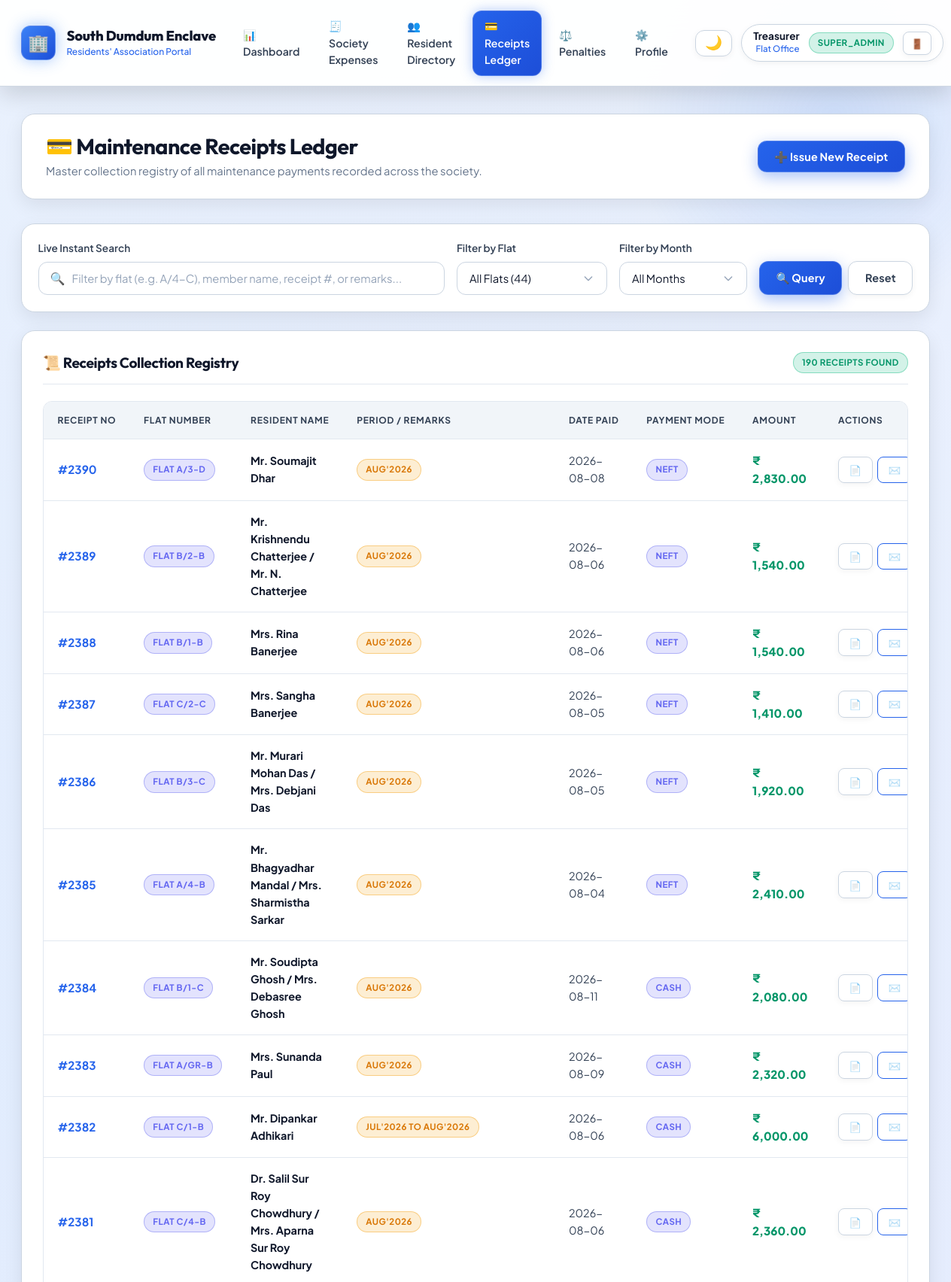
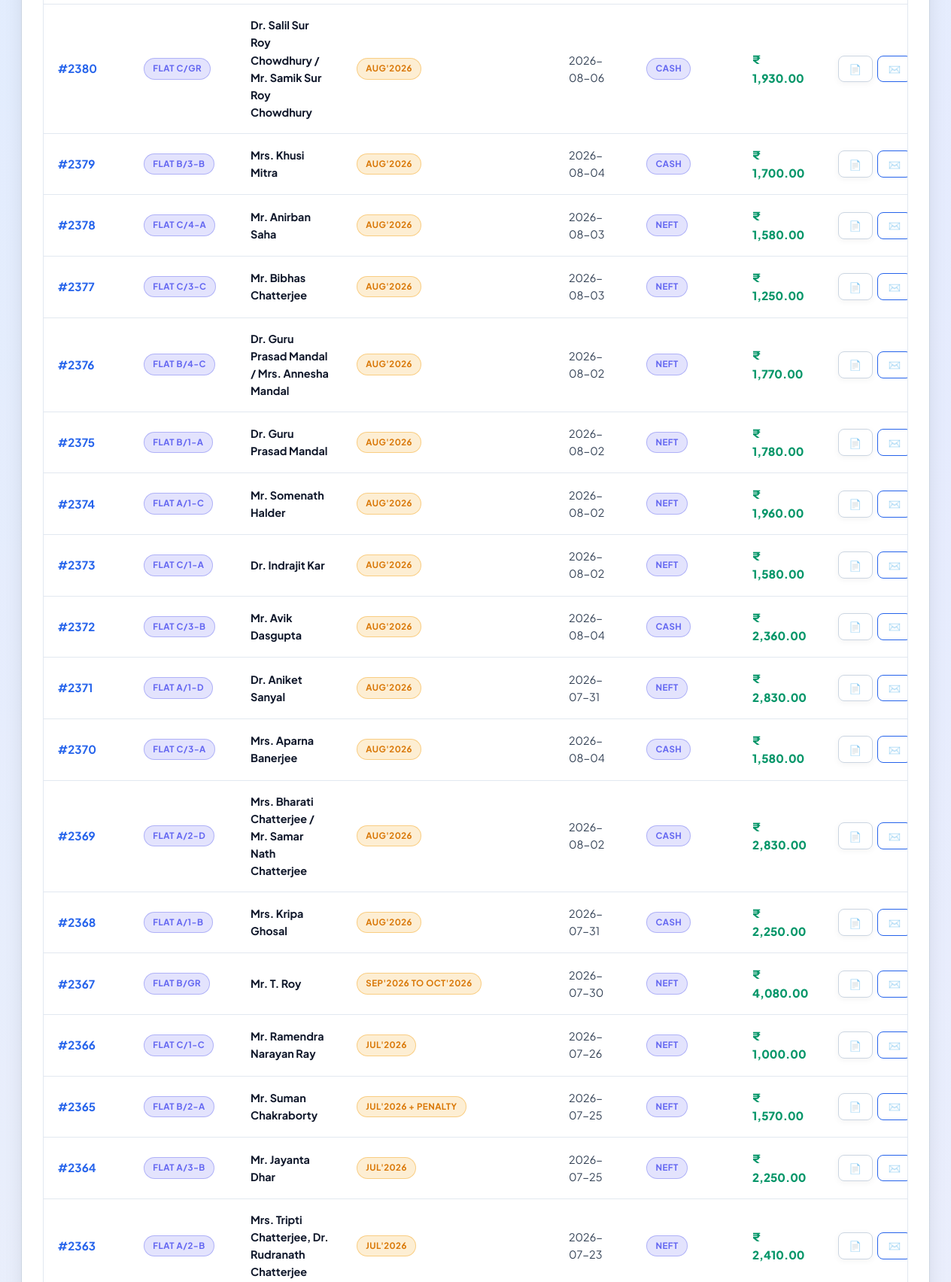
Screenshot of /admin/receipts (signed in, upper part) with the database file from the repository (2 pictures, top to bottom).
### tables this page shows
CREATE TABLE tbl_receipts (
    receipt_no INTEGER PRIMARY KEY,
    flat_no TEXT,
    member_name TEXT,
    amount REAL,
    pymnt_mode TEXT,
    subscription_type TEXT,
    remarks TEXT,
    payment_date TEXT,
    receipt_date TEXT,
    coverage_start TEXT,
    coverage_end TEXT
);

### app.py (the view)
@app.route('/admin/receipts')
@roles_required('super_admin', 'billing_admin', 'president', 'secretary', 'treasurer', 'caretaker')
def admin_receipts():
    flat_filter = request.args.get('flat', '').strip()
    month_filter = request.args.get('month', '').strip()
    search_q = request.args.get('q', '').strip()
    query = "SELECT * FROM tbl_receipts WHERE 1=1"
    params = []
    if flat_filter:
        query += " AND flat_no = %s"
        params.append(flat_filter)
    if month_filter:
        query += " AND remarks LIKE %s"
        params.append(f"%{month_filter}%")
    if search_q:
        query += " AND (flat_no LIKE %s OR member_name LIKE %s OR remarks LIKE %s OR receipt_no = %s)"
        params.extend([f"%{search_q}%", f"%{search_q}%", f"%{search_q}%", search_q if search_q.isdigit() else 0])
    query += " ORDER BY receipt_no DESC"
    receipts = query_db(query, params)
    all_flats = query_db("SELECT flat_no, member_name FROM tbl_membership ORDER BY flat_no")
    return render_template(
        'admin_receipts.html',
        receipts=receipts,
        all_flats=all_flats,
        flat_filter=flat_filter,
        month_filter=month_filter,
        search_q=search_q
    )

### app.py (called while the page is built)
@app.after_request
def set_response_headers(response):
    if request.path.startswith('/static/'):
        response.headers['Cache-Control'] = 'public, max-age=0, must-revalidate'
    return response

@app.context_processor
def inject_globals():
    user = session.get('user')
    if not isinstance(user, dict):
        user = None
    is_admin = bool(user and (user.get('role') in ADMIN_ROLES or user.get('is_admin', False)))
    is_exec = bool(user and (user.get('role') in EXECUTIVE_ROLES or user.get('is_admin', False)))
    return {
        'config': Config,
        'now': datetime.now(),
        'current_user': user,
        'is_admin': is_admin,
        'is_executive': is_exec,
        'asset_version': '2.1.2'
    }

def roles_required(*allowed_roles):
    def decorator(f):
        @wraps(f)
        def decorated_function(*args, **kwargs):
            user = session.get('user')
            if not user or not isinstance(user, dict):
                session.pop('user', None)
                flash('Please log in to continue.', 'warning')
                return redirect(url_for('login', next=request.url))
            user_role = user.get('role', 'MEMBER')
            is_admin = user.get('is_admin', False)
            if user_role not in allowed_roles and not is_admin:
                flash('Access Denied: You do not have permission to view this resource.', 'danger')
                return redirect(url_for('dashboard'))
            return f(*args, **kwargs)
        return decorated_function
    return decorator

### database.py (called while the page is built, shortened)
def get_sqlite_connection():
    db_path = Config.SQLITE_PATH
    conn = sqlite3.connect(db_path)
    conn.row_factory = sqlite3.Row
    conn.create_function('DATE_FORMAT', 2, sqlite_date_format)
    return conn

def determine_engine():
    global _ENGINE_MODE
    if _ENGINE_MODE is not None:
        return _ENGINE_MODE

def query_db(query, params=None, one=False):
    engine = determine_engine()
    if engine == 'sqlite':
        sqlite_query = re.sub(r'%s', '?', query)
        conn = get_sqlite_connection()
        try:
            cur = conn.cursor()
            if params:
                cur.execute(sqlite_query, params)
            else:
                cur.execute(sqlite_query)
            if one:
                row = cur.fetchone()
                return dict(row) if row else None
            return [dict(r) for r in cur.fetchall()]
        finally:
            conn.close()

### templates/admin_receipts.html (shortened to what this page needs)
{% extends 'base.html' %}
{% block content %}
<div class="page-header">
    <div class="page-header-title">
        <h2>💳 Maintenance Receipts Ledger</h2>
        <p>Master collection registry of all maintenance payments recorded across the society.</p>
    </div>
    <div class="page-header-actions">
        <button type="button" class="btn btn-primary" onclick="openModal('createReceiptModal')">
            ➕ Issue New Receipt
        </button>
    </div>
</div>
<div class="card" style="margin-bottom: 1.5rem; padding: 1.35rem;">
    <form method="GET" action="{{ url_for('admin_receipts') }}" style="display: flex; gap: 1rem; align-items: flex-end; flex-wrap: wrap;">
        <div style="flex: 1; min-width: 220px;">
            <label class="form-label" for="liveReceiptSearch">Live Instant Search</label>
            <div class="live-search-box">
                <span class="search-icon">🔍</span>
                <input type="text" id="liveReceiptSearch" name="q" value="{{ search_q or '' }}" class="form-control" placeholder="Filter by flat (e.g. A/4-C), member name, receipt #, or remarks..." data-live-search="#adminReceiptsTable" data-search-counter="#rcptCountBadge" data-clear-btn="clearRcptSearch">
            </div>
        </div>
        <div style="width: 200px;">
            <label class="form-label" for="flat">Filter by Flat</label>
            <select id="flat" name="flat" class="form-select">
                <option value="">All Flats (44)</option>
            </select>
        </div>
        <div style="width: 170px;">
            <label class="form-label" for="month">Filter by Month</label>
            <select id="month" name="month" class="form-select">
                <option value="">All Months</option>
            </select>
        </div>
        <div style="display: flex; gap: 0.5rem;">
            <button type="submit" class="btn btn-primary">🔍 Query</button>
            <a href="{{ url_for('admin_receipts') }}" class="btn btn-secondary">Reset</a>
        </div>
    </form>
</div>
<div class="card">
    <div class="card-header">
        <h3 class="card-title">📜 Receipts Collection Registry</h3>
        <span id="rcptCountBadge" class="badge badge-success">{{ receipts|length }} Receipts Found</span>
    </div>
    <div class="table-container">
        <table class="custom-table" id="adminReceiptsTable">
            <thead>
                <tr>
                    <th>Receipt No</th>
                    <th>Flat Number</th>
                    <th>Resident Name</th>
                    <th>Period / Remarks</th>
                    <th>Date Paid</th>
                    <th>Payment Mode</th>
                    <th>Amount</th>
                    <th>Actions</th>
                </tr>
            </thead>
            <tbody>
                {% for r in receipts %}
                <tr>
                    <td>
                        <strong class="text-highlight-blue" style="font-size: 0.95rem;">#{{ r.receipt_no }}</strong>
                    </td>
                    <td>
                        <span class="badge badge-info">Flat {{ r.flat_no }}</span>
                    </td>
                    <td>
                        <strong class="text-main">{{ r.member_name }}</strong>
                    </td>
                    <td>
                        <span class="badge badge-warning">{{ r.remarks or 'Monthly' }}</span>
                    </td>
                    <td class="text-secondary">{{ r.payment_date or r.receipt_date }}</td>
                    <td>
                        <span class="badge badge-info">{{ r.pymnt_mode }}</span>
                    </td>
                    <td>
                        <strong class="text-amount-success" style="font-size: 0.95rem;">₹ {{ "{:,.2f}".format(r.amount) }}</strong>
                    </td>
                    <td>
                        <div style="display: flex; gap: 0.4rem;">
                            <a href="{{ url_for('view_receipt', receipt_no=r.receipt_no) }}" class="btn btn-sm btn-secondary" title="View & Print Official Receipt">
                                📄
                            </a>
                            <button type="button" class="btn btn-sm btn-outline-primary" onclick="emailReceiptAjax({{ r.receipt_no }}, this)" title="Email Receipt to Resident">
                                ✉️
                            </button>
                        </div>
                    </td>
                </tr>
                {% else %}
                <tr>
                    <td colspan="8" style="text-align: center; color: var(--text-muted); padding: 2.5rem;">
                        No receipts match your search or filter criteria.
                    </td>
                </tr>
                {% endfor %}
            </tbody>
        </table>
    </div>
</div>
{% endblock %}

### templates/base.html (shortened to what this page needs)
<!DOCTYPE html>
<html lang="en">
<head>
    <link rel="stylesheet" href="{{ url_for('static', filename='css/style.css') }}?v=20260820_v7">
</head>
<body>
    <header class="navbar">
        <div class="navbar-container">
            <a href="{{ url_for('dashboard') if current_user else url_for('login') }}" class="brand-wrapper">
                <div class="brand-logo-badge">🏢</div>
                <div class="brand-info">
                    <h1>South Dumdum Enclave</h1>
                    <p>Residents' Association Portal</p>
                </div>
            </a>
            {% if current_user %}
            <nav class="navbar-nav-desktop">
                <ul class="nav-menu">
                    <li><a href="{{ url_for('dashboard') }}" class="nav-link {% if request.endpoint == 'dashboard' %}active{% endif %}">📊 Dashboard</a></li>
                    <li><a href="{{ url_for('expenses_list') }}" class="nav-link {% if request.endpoint == 'expenses_list' %}active{% endif %}">🧾 Society Expenses</a></li>
                    {% if is_admin %}
                    <li><a href="{{ url_for('admin_members') }}" class="nav-link {% if request.endpoint == 'admin_members' %}active{% endif %}">👥 Resident Directory</a></li>
                    <li><a href="{{ url_for('admin_receipts') }}" class="nav-link {% if request.endpoint == 'admin_receipts' %}active{% endif %}">💳 Receipts Ledger</a></li>
                    <li><a href="{{ url_for('admin_penalties') }}" class="nav-link {% if request.endpoint == 'admin_penalties' %}active{% endif %}">⚖️ Penalties</a></li>
                    {% endif %}
                    <li><a href="{{ url_for('profile') }}" class="nav-link {% if request.endpoint == 'profile' %}active{% endif %}">⚙️ Profile</a></li>
                </ul>
            </nav>
            <div class="navbar-right">
                <button type="button" class="theme-toggle-btn" onclick="toggleSiteTheme(event)" aria-label="Toggle Light/Dark Theme" title="Toggle Theme">
                    <span class="theme-toggle-icon">☀️</span>
                </button>
                <div class="user-nav-badge navbar-nav-desktop">
                    <div class="user-nav-details">
                        <span class="user-name">{{ current_user.name }}</span>
                        <span class="user-sub">Flat {{ current_user.flat_no }}</span>
                    </div>
                    <span class="badge badge-{{ current_user.role|lower }}">{{ current_user.role }}</span>
                    <a href="{{ url_for('logout') }}" class="btn btn-sm btn-secondary" style="padding: 0.25rem 0.6rem;" title="Sign Out">🚪</a>
                </div>
            </div>
            {% endif %}
        </div>
    </header>
    <main class="main-wrapper">
        {% block content %}{% endblock %}
    </main>
</body>
</html>

### templates/base.html (style rules this page uses)
:root, [data-theme="dark"], html[data-theme="dark"], body[data-theme="dark"] { --font-heading: 'Outfit', -apple-system, BlinkMacSystemFont, 'Segoe UI', Roboto, sans-serif; --font-body: 'Plus Jakarta Sans', -apple-system, BlinkMacSystemFont, 'Segoe UI', Roboto, sans-serif; --primary-50: #eff6ff; --primary-100: #dbeafe; --primary-200: #bfdbfe; --primary-300: #93c5fd; --primary-400: #60a5fa; --primary-500: #3b82f6; --primary-600: #2563eb; --primary-700: #1d4ed8; --primary-800: #1e40af; --primary-900: #1e3a8a; --primary-950: #0f172a; --emerald-500: #10b981; --emerald-600: #059669; --emerald-700: #047857; --amber-500: #f59e0b; --amber-600: #d97706; --amber-700: #b45309; --rose-500: #f43f5e; --rose-600: #e11d48; --rose-700: #be123c; --slate-50: #f8fafc; --slate-100: #f1f5f9; --slate-200: #e2e8f0; --slate-300: #cbd5e1; --slate-400: #94a3b8; --slate-500: #64748b; --slate-600: #475569; --slate-700: #334155; --slate-800: #1e293b; --slate-900: #0f172a; --slate-950: #020617; --radius-sm: 8px; --radius-md: 12px; --radius-lg: 18px; --radius-xl: 26px; --radius-pill: 9999px; --theme-mode: 'dark'; --text-main: #ffffff; --text-secondary: #cbd5e1; --text-muted: #94a3b8; --text-heading: #ffffff; --bg-body: #070b14; --bg-gradient: radial-gradient(circle at 15% 15%, rgba(30, 58, 138, 0.35) 0%, transparent 45%), radial-gradient(circle at 85% 25%, rgba(126, 34, 206, 0.25) 0%, transparent 45%), radial-gradient(circle at 50% 85%, rgba(15, 23, 42, 0.9) 0%, transparent 60%), linear-gradient(180deg, #070b14 0%, #0b1329 50%, #030712 100%); --navbar-bg: rgba(10, 16, 31, 0.88); --navbar-border: rgba(255, 255, 255, 0.1); --surface-card: rgba(15, 23, 42, 0.82); --surface-card-hover: rgba(22, 33, 58, 0.9); --surface-border: rgba(255, 255, 255, 0.1); --surface-border-hover: rgba(59, 130, 246, 0.45); --table-th-bg: rgba(30, 41, 59, 0.88); --table-th-color: #cbd5e1; --table-td-color: #e2e8f0; --table-td-border: rgba(255, 255, 255, 0.06); --form-bg: rgba(15, 23, 42, 0.85); --form-border: rgba(255, 255, 255, 0.15); --form-text: #ffffff; }
:root[data-theme="light"], html[data-theme="light"], body[data-theme="light"], [data-theme="light"] { --theme-mode: 'light'; --text-main: #0f172a; --text-secondary: #334155; --text-muted: #64748b; --text-heading: #0f172a; --bg-body: #f8fafc; --bg-gradient: radial-gradient(circle at 15% 15%, rgba(219, 234, 254, 0.75) 0%, transparent 45%), radial-gradient(circle at 85% 25%, rgba(237, 233, 254, 0.75) 0%, transparent 45%), linear-gradient(180deg, #f8fafc 0%, #edf2f7 50%, #e2e8f0 100%); --navbar-bg: rgba(255, 255, 255, 0.94); --navbar-border: rgba(203, 213, 225, 0.9); --surface-card: #ffffff; --surface-card-hover: #ffffff; --surface-border: #cbd5e1; --surface-border-hover: #2563eb; --table-th-bg: #f1f5f9; --table-th-color: #334155; --table-td-color: #0f172a; --table-td-border: #e2e8f0; --form-bg: #ffffff; --form-border: #cbd5e1; --form-text: #0f172a; }

### rows the page displays
tbl_receipts: receipt_no "2390", flat_no "A/3-D", member_name "Mr. Soumajit Dhar", remarks "AUG'2026", payment_date "2026-08-08", pymnt_mode "NEFT", amount "2,830.00"
tbl_receipts: receipt_no "2389", flat_no "B/2-B", member_name "Mr. Krishnendu Chatterjee / Mr. N. Chatterjee", remarks "AUG'2026", payment_date "2026-08-06", pymnt_mode "NEFT", amount "1,540.00"
tbl_receipts: receipt_no "2388", flat_no "B/1-B", member_name "Mrs. Rina Banerjee", remarks "AUG'2026", payment_date "2026-08-06", pymnt_mode "NEFT", amount "1,540.00"
tbl_receipts: receipt_no "2387", flat_no "C/2-C", member_name "Mrs. Sangha Banerjee", remarks "AUG'2026", payment_date "2026-08-05", pymnt_mode "NEFT", amount "1,410.00"
tbl_receipts: receipt_no "2386", flat_no "B/3-C", member_name "Mr. Murari Mohan Das / Mrs. Debjani Das", remarks "AUG'2026", payment_date "2026-08-05", pymnt_mode "NEFT", amount "1,920.00"
tbl_receipts: receipt_no "2385", flat_no "A/4-B", member_name "Mr. Bhagyadhar Mandal / Mrs. Sharmistha Sarkar", remarks "AUG'2026", payment_date "2026-08-04", pymnt_mode "NEFT", amount "2,410.00"
tbl_receipts: receipt_no "2384", flat_no "B/1-C", member_name "Mr. Soudipta Ghosh / Mrs. Debasree Ghosh", remarks "AUG'2026", payment_date "2026-08-11", pymnt_mode "CASH", amount "2,080.00"
tbl_receipts: receipt_no "2383", flat_no "A/GR-B", member_name "Mrs. Sunanda Paul", remarks "AUG'2026", payment_date "2026-08-09", pymnt_mode "CASH", amount "2,320.00"
tbl_receipts: receipt_no "2382", flat_no "C/1-B", member_name "Mr. Dipankar Adhikari", remarks "JUL'2026 TO AUG'2026", payment_date "2026-08-06", pymnt_mode "CASH", amount "6,000.00"
tbl_receipts: receipt_no "2381", flat_no "C/4-B", member_name "Dr. Salil Sur Roy Chowdhury / Mrs. Aparna Sur Roy Chowdhury", remarks "AUG'2026", payment_date "2026-08-06", pymnt_mode "CASH", amount "2,360.00"
tbl_receipts: receipt_no "2380", flat_no "C/GR", member_name "Dr. Salil Sur Roy Chowdhury / Mr. Samik Sur Roy Chowdhury", remarks "AUG'2026", payment_date "2026-08-06", pymnt_mode "CASH", amount "1,930.00"
tbl_receipts: receipt_no "2379", flat_no "B/3-B", member_name "Mrs. Khusi Mitra", remarks "AUG'2026", payment_date "2026-08-04", pymnt_mode "CASH", amount "1,700.00"
tbl_receipts: receipt_no "2378", flat_no "C/4-A", member_name "Mr. Anirban Saha", remarks "AUG'2026", payment_date "2026-08-03", pymnt_mode "NEFT", amount "1,580.00"
tbl_receipts: receipt_no "2377", flat_no "C/3-C", member_name "Mr. Bibhas Chatterjee", remarks "AUG'2026", payment_date "2026-08-03", pymnt_mode "NEFT", amount "1,250.00"
tbl_receipts: receipt_no "2376", flat_no "B/4-C", member_name "Dr. Guru Prasad Mandal / Mrs. Annesha Mandal", remarks "AUG'2026", payment_date "2026-08-02", pymnt_mode "NEFT", amount "1,770.00"
tbl_receipts: receipt_no "2375", flat_no "B/1-A", member_name "Dr. Guru Prasad Mandal", remarks "AUG'2026", payment_date "2026-08-02", pymnt_mode "NEFT", amount "1,780.00"
tbl_receipts: receipt_no "2374", flat_no "A/1-C", member_name "Mr. Somenath Halder", remarks "AUG'2026", payment_date "2026-08-02", pymnt_mode "NEFT", amount "1,960.00"
tbl_receipts: receipt_no "2373", flat_no "C/1-A", member_name "Dr. Indrajit Kar", remarks "AUG'2026", payment_date "2026-08-02", pymnt_mode "NEFT", amount "1,580.00"
tbl_receipts: receipt_no "2372", flat_no "C/3-B", member_name "Mr. Avik Dasgupta", remarks "AUG'2026", payment_date "2026-08-04", pymnt_mode "CASH", amount "2,360.00"
tbl_receipts: receipt_no "2371", flat_no "A/1-D", member_name "Dr. Aniket Sanyal", remarks "AUG'2026", payment_date "2026-07-31", pymnt_mode "NEFT", amount "2,830.00"
tbl_receipts: receipt_no "2370", flat_no "C/3-A", member_name "Mrs. Aparna Banerjee", remarks "AUG'2026", payment_date "2026-08-04", pymnt_mode "CASH", amount "1,580.00"
tbl_receipts: receipt_no "2369", flat_no "A/2-D", member_name "Mrs. Bharati Chatterjee / Mr. Samar Nath Chatterjee", remarks "AUG'2026", payment_date "2026-08-02", pymnt_mode "CASH", amount "2,830.00"
tbl_receipts: receipt_no "2368", flat_no "A/1-B", member_name "Mrs. Kripa Ghosal", remarks "AUG'2026", payment_date "2026-07-31", pymnt_mode "CASH", amount "2,250.00"
tbl_receipts: receipt_no "2367", flat_no "B/GR", member_name "Mr. T. Roy", remarks "SEP'2026 TO OCT'2026", payment_date "2026-07-30", pymnt_mode "NEFT", amount "4,080.00"
tbl_receipts: receipt_no "2366", flat_no "C/1-C", member_name "Mr. Ramendra Narayan Ray", remarks "JUL'2026", payment_date "2026-07-26", pymnt_mode "NEFT", amount "1,000.00"
tbl_receipts: receipt_no "2365", flat_no "B/2-A", member_name "Mr. Suman Chakraborty", remarks "JUL'2026 + PENALTY", payment_date "2026-07-25", pymnt_mode "NEFT", amount "1,570.00"
tbl_receipts: receipt_no "2364", flat_no "A/3-B", member_name "Mr. Jayanta Dhar", remarks "JUL'2026", payment_date "2026-07-25", pymnt_mode "NEFT", amount "2,250.00"
tbl_receipts: receipt_no "2363", flat_no "A/2-B", member_name "Mrs. Tripti Chatterjee, Dr. Rudranath Chatterjee", remarks "JUL'2026", payment_date "2026-07-23", pymnt_mode "NEFT", amount "2,410.00"

### other values shown
{{ current_user.name }} "Treasurer"
{{ current_user.flat_no }} "Office"
{{ current_user.role }} "SUPER_ADMIN"
{{ receipts|length }} "190"
